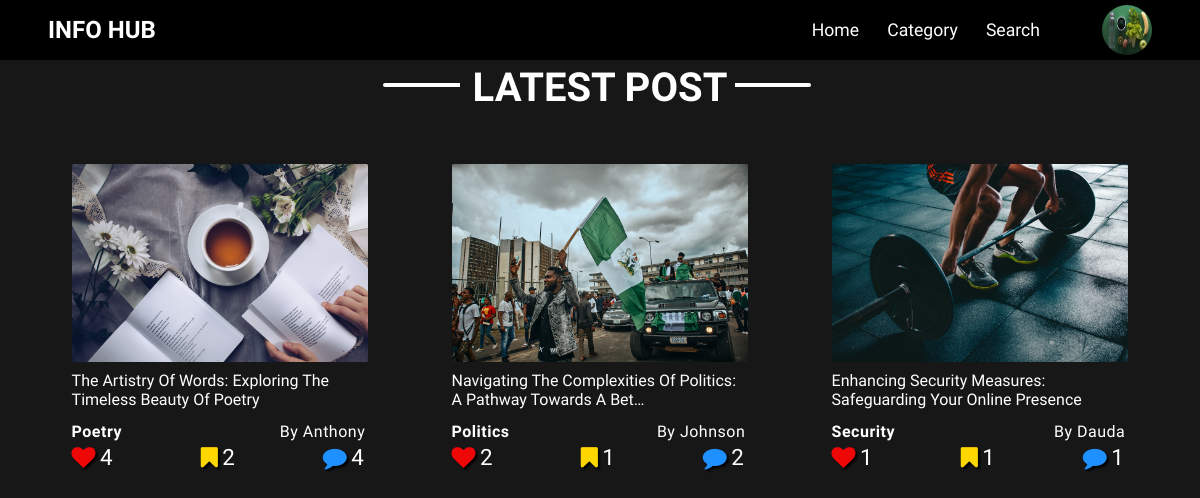
Screenshot of / (signed in) with the database file from the repository.
### Users/models.py (models this page shows, shortened)
class Profile(models.Model):
    user = models.OneToOneField(User, on_delete=models.CASCADE)
    image = models.ImageField(default='Profile.png', upload_to='User_Profile_Picture')
    file_name = models.CharField(max_length=50, blank=True)
    age = models.CharField(max_length=3, default=18)

### blogApp/models.py (models this page shows, shortened)
class Post(models.Model):
    class NewManager(models.Manager):
        def get_queryset(self):
            return super().get_queryset() .filter(Status='published')
    options = (
        ('draft', 'Draft'),
        ('published', 'Published'),
    )
    Title = models.CharField(max_length=250)
    First_Name = models.CharField(max_length=15)
    Last_Name = models.CharField(max_length=15)
    Email = models.EmailField(max_length=30)
    slug = models.SlugField(max_length=250, unique_for_date='Publish', default='default')
    Publish = models.DateTimeField(default=timezone.now )
    Author = models.ForeignKey (User, on_delete=models.CASCADE, related_name='blog_posts')
    Content = models.TextField()
    Category = models.ForeignKey(Category, on_delete=models.PROTECT, default=1)
    Category_Tag = models.CharField(max_length=20, default='Default')
    Image = models.ImageField(upload_to=User_Directory_Path)
    Status = models.CharField(max_length=10, choices=options, default='draft')
    Objects = models.Manager() #default Manager
    Newmanager = NewManager() #custom manager
    likes_count = models.IntegerField(default='0')
    likes = models.ManyToManyField(User, related_name='like', default=None, blank=True)
    liked = models.BooleanField(default=False)
    bookmark_count =  models.IntegerField(default=0)
    bookmark = models.ManyToManyField(User, related_name='bookmark',default=None, blank=True )
    def get_absolute_url(self):
        return reverse('blogApp:Single_Post', args=[self.slug])
    class Meta:
        ordering = ('-Publish',)[:8]

### blogApp/views.py (the view)
# urls.py: path('', views.PostListView, name='Home_Page'),
@login_required
def PostListView(request):
    updated_posts = Post.Newmanager.annotate(num_comments=Count('Comment')).order_by('-Publish')[:6]
    older_posts = None
    if len(updated_posts) > 6:
         older_posts = Post.Newmanager.annotate(num_comments=Count('Comment')).order_by('Publish')[:6]
    context = {'Updated_Post': updated_posts,
               'Older_Post': older_posts,
            }
    return render(request, 'blogApp/index.html', context)

### blogApp/context_processor.py (called while the page is built)
def Category_List_Options(request):
    Category_List_Options = Category.objects.exclude(name='Default')
    return {'Category_List_Options' : Category_List_Options}

### blogApp/templates/blogApp/Index.html (shortened to what this page needs)
    {% extends 'blogApp/Base.html' %}
    {% load static %}
        {% block templates %}
    <div class="Wrapper">
        {% if Updated_Post %}
            <div class="Updates">
                <h1>latest Post</h1>
            </div>
            <div class="Grid">
                {% for Blog_Post in Updated_Post %}
                <div class="Grid-Item">
                    <div class="Card">
                        <img  src="{{Blog_Post.Image.url}}" alt="{{Blog_Post.Category_Tag}}">
                            <a href="{{Blog_Post.get_absolute_url}}"><p>{{ Blog_Post.Title|truncatechars:65}}</p></a>
                            <div class="Card-Footer">
                                    <h3>{{Blog_Post.Category_Tag}}</h3>
                                    <p>By {{Blog_Post.Last_Name }}</p>
                            </div>
                            <div class="Reactions">
                                <div class="item Likes">
                                    <i  class="fa fa-heart"></i>
                                    <p>{{Blog_Post.likes_count}}</p>
                                </div>
                                 <div class="item Favourites">
                                    <i  class="fa fa-bookmark"></i>
                                    <p>{{Blog_Post.bookmark_count}}</p>
                                </div>
                                <div class="item Comments">
                                    <i  class="fa fa-comment"></i>
                                    <p>{{Blog_Post.num_comments}}</p>
                                </div>
                            </div>
                    </div>
                </div>
                {% endfor %}
            </div>
        {% endif %}
    </div>
    {% endblock %}

### blogApp/templates/blogApp/Base.html (shortened to what this page needs)
{% load static %}
<!DOCTYPE html>
<html lang="en">
<head>
    <link rel="stylesheet" href="{% static 'css/Main.css' %}">
    <link rel="stylesheet" href="https://cdnjs.cloudflare.com/ajax/libs/font-awesome/4.7.0/css/font-awesome.min.css">
</head>
<body class="RemoveNav">
        <div class="wrapper">
            <nav>
                <h2>Info Hub</h2>
                    <ul>
                        <li><a href="{% url 'blogApp:Home_Page' %}">Home</a></li>
                        <li><a href="#" class="OpenCategoryList">Category</a></li>
                        <li><a href="#">Search</a></li>
                    </ul>
                    <img src="{{user.profile.image.url}}" alt="Default-Image"  class="MoreLink" >
            </nav>
            {% block templates %}
            {% endblock %}
        </div>
</body>
</html>

### blogApp/static/css/Main.css (style rules this page uses)
:root { --FS-Paragraph-xm: .5rem; --FS-Paragraph-md: .6rem; --FS-Paragraph-md2: .7rem; --FS-Paragraph-bg: .8rem; --FS-Paragraph-bg2: .9rem; --FS-Heading-xm: .5rem; --FS-Heading-md: .6rem; --FS-Heading-bg: .7rem; --FS-Heading-md2: .8rem; --FS-Heading-bg2: .9rem; --FS-Paragraph: 1rem; --FS-Paragraph2: 1.1rem; --FS-Paragraph3: 1.2rem; --FS-Paragraph4: 1.3rem; --FS-Heading1:clamp(.4rem, 1rem, 1.5rem); --FS-Small-Heading:1.1rem; --FS-Small-Heading2:1.2rem; --FS-Small-Heading3:1.3rem; --FS-Small-Heading4:1.4rem; --FS-Heading2: 1.5rem; --FS-Heading3: 1.7rem; --FS-Heading4: 2rem; }
* { padding: 0; margin: 0; box-sizing: border-box; }
body { background-color: #0b0b0bf2; }
a { text-decoration: none; color: #fff; cursor: pointer; }
nav { display: flex; justify-content: space-between; align-items: center; background-color: #000; color: #fff; padding: .3em 3em; position: fixed; top: 0; right: 0; left: 0; z-index: 1000 }
nav h2 { width: 100%; font-size: 1.5rem; font-weight: 900; font-family: 'Oswald', sans-serif; text-transform: uppercase; }
nav ul { width: 100%; list-style: none; display: flex; justify-content: flex-end; padding: 0 3em; }
nav ul li:nth-child(3) { display: flex; align-items: center; }
nav ul li { position: relative; padding: 0 .8em; font-family: 'Oswald', sans-serif; font-size: 1.1rem; text-transform: capitalize; transition: transform 0.3s; }
nav img { width: 50px; height: 50px; border-radius: 50%; cursor: pointer; }
.Updates { display: flex; flex-direction: row; justify-content: center; align-items: center; margin-top: 4em; color: #fff; }
.Updates h1 { font-size:var(--FS-Heading2); font-family: 'Oswald', sans-serif; text-transform: uppercase; position: relative; }
.Updates h1::after { content: ""; position: absolute; top:40%; left: -35%; height: 10%; width: 30%; background-color: #fff; border-bottom-left-radius: .1em; border-top-left-radius: .1em; }
.Updates h1::before { content: ""; position: absolute; top:40%; right: -33%; height: 10%; width: 30%; background-color: #fff; border-bottom-right-radius: .1em; border-top-right-radius: .1em; }
.Grid-Item { width: 100%; padding: .5em .8em; }
.Grid { display: grid; width: 95%; margin: .8em auto; grid-template-columns: repeat(3, 1fr); }
.Card { margin: 1.3em; background-color: transparent; padding: .7em .5em; border-radius: .3em; color: #fff; }
.Card img { border-radius: .1em; display: flex; object-fit: contain; width: 100%; height: 100%; }
.Card a { font-size:var(--FS-Heading1); font-family: 'Oswald', sans-serif; text-transform: capitalize; }
.Card a p { font-size: var(--FS-Paragraph); padding: .6em 0 .1em 0; }
.Card-Footer { display: flex; flex-direction: row; justify-content: space-between; letter-spacing: .5px; align-items: center; margin: .7em 0 0 0 ; }
.Card-Footer p, h3 { font-size:var(--FS-Heading1); font-family: 'Oswald', sans-serif; text-transform: capitalize; }
.Reactions,.Reaction_Info { display: flex; justify-content: space-between; align-items: center; margin: .2em 0; position: relative; color: #fff; }
.item, .Item_Info { display: flex; justify-content: center; align-items: center; }
.item i { font-size: 1.5rem; cursor: pointer; color:#fff; transition: .5s ease-in-out; }
.item p { font-size: 1.4rem; padding-left: .3em; }
.Item_Info span, p { font-family: 'Teko', sans-serif; font-size:1.2rem; margin-right: .2em; }
.Likes i { text-shadow: 2px 2px 2px #000; }
.Favourites i { color: #FFD700 ; text-shadow: 2px 2px 2px #000; }
.item { display: flex; justify-content: center; align-items: center; }
.item p { padding-left: .2em; font-family: 'Teko', sans-serif; }
.Comments i { color: #1E90FF; text-shadow: 2px 2px 2px #000; }
.Likes i { color:#ee0707; text-shadow: 2px 2px 2px #000; }
::placeholder { color: #000; font-family: 'Teko', sans-serif; font-size:var(--FS-Paragraph); }
.Wrapper { margin-top: 4em; position: relative; }
.Wrapper h1 { font-family: 'Teko', sans-serif; font-size: var(--FS-Heading5); text-transform: uppercase; text-align: center; color: #fff; }

### rows the page displays
Post: Image (picture), Title "The Artistry Of Words: Exploring The Timeless Beauty Of Poetry", Category_Tag "Poetry", Last_Name "Anthony", likes_count "4", bookmark_count "2", num_comments "4"
Post: Image (picture), Title "Navigating The Complexities Of Politics: A Pathway Towards A Bet…", Category_Tag "Politics", Last_Name "Johnson", likes_count "2", bookmark_count "1", num_comments "2"
Post: Image (picture), Title "Enhancing Security Measures: Safeguarding Your Online Presence", Category_Tag "Security", Last_Name "Dauda", likes_count "1", bookmark_count "1", num_comments "1"
